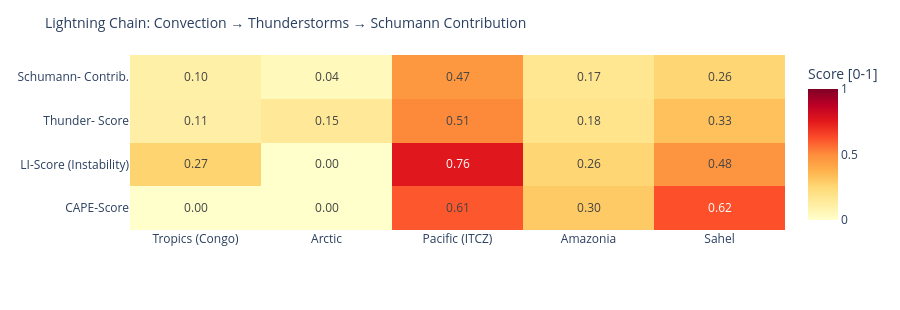

The notebook cell saved with this chart:
### Code cell
# ============================================================
# LIGHTNING CHAIN: Convection → Thunderstorms → Schumann
# Shows the causal chain per measurement point as heatmap
# ============================================================

def cape_score(v):
    """CAPE → normalized score [0,1]"""
    if v is None or pd.isna(v): return 0.0
    return min(1.0, float(v) / 3000)

def li_score(v):
    """Lifted Index: negative = unstable → score [0,1]"""
    if v is None or pd.isna(v): return 0.3
    return min(1.0, max(0.0, (-float(v) + 6) / 12))

def cloud_score(v):
    if v is None or pd.isna(v): return 0.3
    return float(v) / 100

def thunder_score(row):
    """Kombinierter Gewitterwahrscheinlichkeits-Score
    CAPE + LI + Bedeckung + WMO-Gewitter + konvektiver Niederschlag (showers)
    Hinweis: X-Ray und Kp sind kein Bestandteil – nur geomagn./solarer Kontext.
    """
    cs = cape_score(row.get('cape'))
    ls = li_score(row.get('li'))
    cl = cloud_score(row.get('cloud'))
    t  = 1.0 if row.get('thunderstorm') else 0.0
    # Convective precipitation (showers) as additional indicator
    sh = min(1.0, (row.get('showers') or 0) / 5.0)
    return round(cs * 0.30 + ls * 0.25 + cl * 0.15 + t * 0.20 + sh * 0.10, 3)

def schumann_contribution(t_score, lat):
    """Schumann contribution: higher in tropics (±30°), scaled by thunderstorm score"""
    lat_weight = max(0.3, 1.0 - abs(lat) / 60)
    return round(t_score * lat_weight, 3)

df_atm['cape_score']   = df_atm.apply(lambda r: cape_score(r['cape']), axis=1)
df_atm['li_score']     = df_atm.apply(lambda r: li_score(r['li']),    axis=1)
df_atm['thunder_score']= df_atm.apply(lambda r: thunder_score(r.to_dict()), axis=1)
df_atm['schumann_contribution'] = df_atm.apply(
    lambda r: schumann_contribution(r['thunder_score'], r['lat']), axis=1)

metrics = ['cape_score', 'li_score', 'thunder_score', 'schumann_contribution']
labels  = ['CAPE-Score', 'LI-Score\n(Instability)', 'Thunder-\nScore', 'Schumann-\nContrib.']
z_data  = [df_atm[m].tolist() for m in metrics]

fig = go.Figure(go.Heatmap(
    z=z_data,
    x=df_atm['point'].tolist(),
    y=labels,
    colorscale='YlOrRd',
    zmin=0, zmax=1,
    text=[[f'{v:.2f}' for v in row] for row in z_data],
    texttemplate='%{text}', textfont=dict(size=12),
    colorbar=dict(title='Score [0-1]')
))
fig.update_layout(
    title=dict(text='Lightning Chain: Convection → Thunderstorms → Schumann Contribution', font=dict(size=14)),
    height=310,
    plot_bgcolor='rgba(0,0,0,0)', paper_bgcolor='rgba(0,0,0,0)',
    margin=dict(l=130, r=80, t=55, b=80)
)
fig.show()

### Figure 1 — Plotly figure (JSON) as saved in the notebook; plotly's stock layout.template omitted (floating-point values rounded to 4 significant figures)
{"data": [{"colorbar": {"title": {"text": "Score [0-1]"}}, "colorscale": [[0.0, "rgb(255,255,204)"], [0.125, "rgb(255,237,160)"], [0.25, "rgb(254,217,118)"], [0.375, "rgb(254,178,76)"], [0.5, "rgb(253,141,60)"], [0.625, "rgb(252,78,42)"], [0.75, "rgb(227,26,28)"], [0.875, "rgb(189,0,38)"], [1.0, "rgb(128,0,38)"]], "text": [["0.00", "0.00", "0.61", "0.30", "0.62"], ["0.27", "0.00", "0.76", "0.26", "0.48"], ["0.11", "0.15", "0.51", "0.18", "0.33"], ["0.10", "0.04", "0.47", "0.17", "0.26"]], "textfont": {"size": 12}, "texttemplate": "%{text}", "type": "heatmap", "x": ["Tropics (Congo)", "Arctic", "Pacific (ITCZ)", "Amazonia", "Sahel"], "y": ["CAPE-Score", "LI-Score\n(Instability)", "Thunder-\nScore", "Schumann-\nContrib."], "z": [[0.0, 0.0, 0.6067, 0.2967, 0.6233], [0.2667, 0.0, 0.7583, 0.2583, 0.475], [0.109, 0.15, 0.508, 0.184, 0.328], [0.102, 0.045, 0.466, 0.169, 0.257]], "zmax": 1, "zmin": 0}], "layout": {"height": 310, "margin": {"b": 80, "l": 130, "r": 80, "t": 55}, "paper_bgcolor": "rgba(0,0,0,0)", "plot_bgcolor": "rgba(0,0,0,0)", "title": {"font": {"size": 14}, "text": "Lightning Chain: Convection → Thunderstorms → Schumann Contribution"}}}
